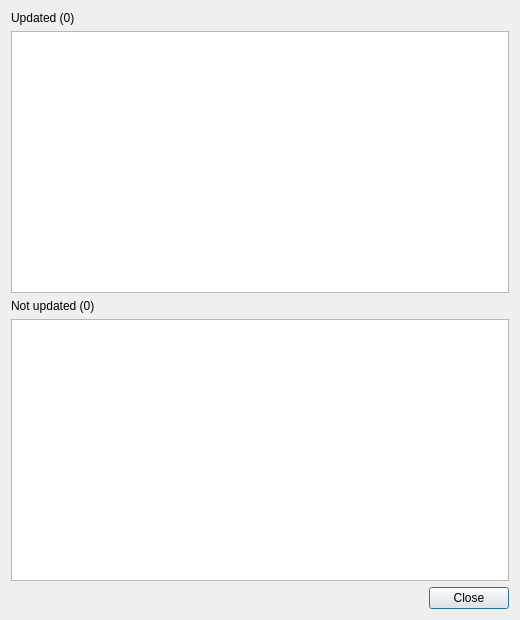
<?xml version="1.0" encoding="UTF-8"?>
<ui version="4.0">
 <class>DialogViewUpdatedArticles</class>
 <widget class="QDialog" name="DialogViewUpdatedArticles">
  <property name="geometry">
   <rect>
    <x>0</x>
    <y>0</y>
    <width>520</width>
    <height>620</height>
   </rect>
  </property>
  <property name="windowTitle">
   <string>Updated Articles</string>
  </property>
  <layout class="QVBoxLayout" name="verticalLayout">
   <item>
    <widget class="QLabel" name="labelUpdated">
     <property name="text">
      <string>Updated (0)</string>
     </property>
    </widget>
   </item>
   <item>
    <widget class="QListWidget" name="listUpdated"/>
   </item>
   <item>
    <widget class="QLabel" name="labelNotUpdated">
     <property name="text">
      <string>Not updated (0)</string>
     </property>
    </widget>
   </item>
   <item>
    <widget class="QListWidget" name="listNotUpdated"/>
   </item>
   <item>
    <widget class="QDialogButtonBox" name="buttonBox">
     <property name="orientation">
      <enum>Qt::Orientation::Horizontal</enum>
     </property>
     <property name="standardButtons">
      <set>QDialogButtonBox::StandardButton::Close</set>
     </property>
    </widget>
   </item>
  </layout>
 </widget>
 <resources/>
 <connections>
  <connection>
   <sender>buttonBox</sender>
   <signal>rejected()</signal>
   <receiver>DialogViewUpdatedArticles</receiver>
   <slot>reject()</slot>
   <hints>
    <hint type="sourcelabel">
     <x>260</x>
     <y>599</y>
    </hint>
    <hint type="destinationlabel">
     <x>260</x>
     <y>310</y>
    </hint>
   </hints>
  </connection>
 </connections>
</ui>
